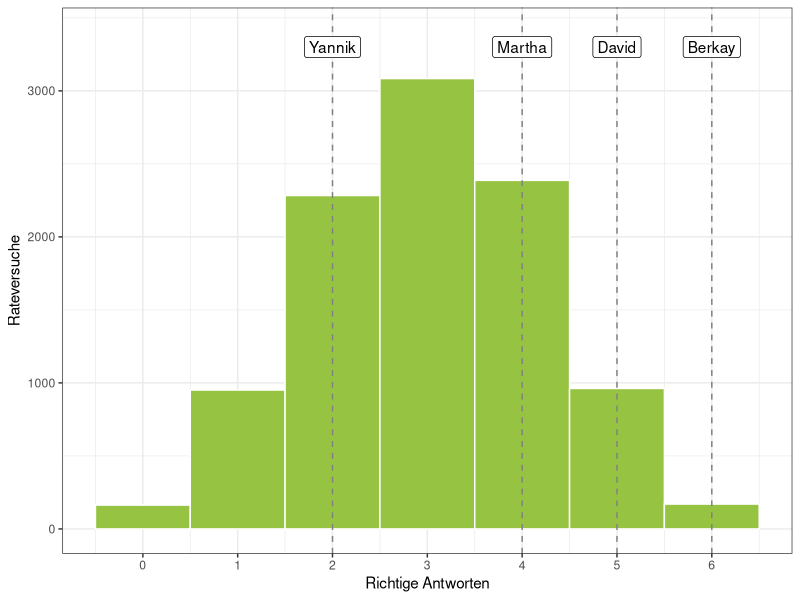
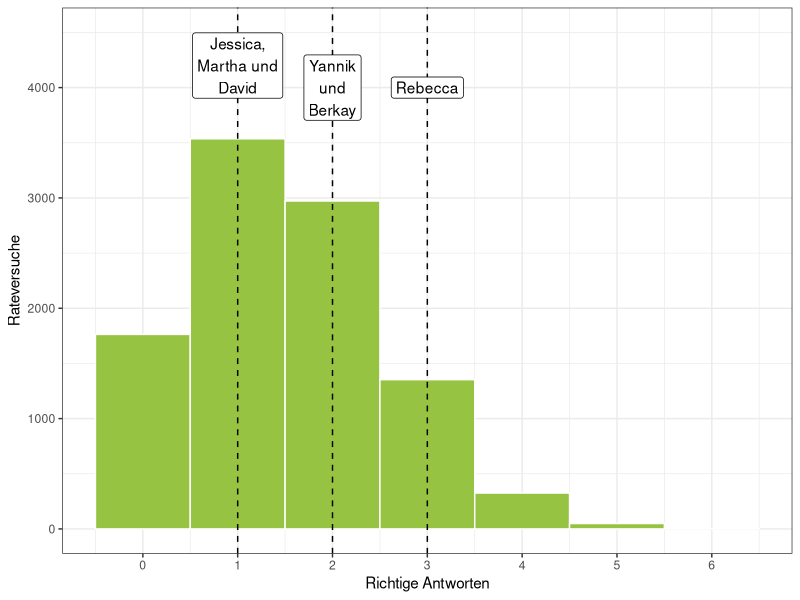

Generate these figures, in order, with R:
## ---- chunk 1
knitr::opts_chunk$set(echo = TRUE,
                      fig.path = "plots/pepsicola-")
## ---- chunk 2
library(knitr)
library(magrittr)
library(tidyverse);theme_set(theme_bw())
library(gganimate)

options(scipen = 999) 

set.seed(1453248)
## ---- chunk 3
# Challenge Nr. 1
# Die Getränke
challenge1 <- c("P", "C")

# In diesem for-loop ziehen wir drei Mal zufällige Reihenfolgen:
for (i in 1:3) {
  # mit der sample() Funktion ziehen wir aus dem Objekt "challenge1"
  # zufällig sechs Mal einen Buchstaben (und legen ihn nach jedem Ziehen
  # wieder zurück):
  reihen1 <- sample(challenge1, size = 6, replace = TRUE)
  
  # Anschließend geben wir die Reihenfolge aus:
  print(reihen1)
}

# Und das machen wir für alle Challenges:

# Challenge Nr.2
# Die Getränke:
challenge2 <- c("C", "Z")

# Die drei Reihen:
for (i in 1:3) {
  reihen2 <- sample(challenge2, size = 6, replace = TRUE)
  print(reihen2)
}


# Challenge Nr.3
# Die Getränke
challenge3 <- c("P", "C", "Z", "J")

# Die drei Reihen
for (i in 1:3) {
  reihen3 <- sample(challenge3, size = 6, replace = TRUE)
  print(reihen3)
}
## ---- chunk 4
# Die Reihen der ersten Challenge:
C1_Reihe1 <- c("C", "C", "P", "P", "C", "C")
C1_Reihe1
## ---- chunk 5
# Ein Objekt, das die Zahl aller gewünschten Simulationen angibt:
nsim <- 10000
## ---- chunk 6
# Ein leerer Datensatz, in dem die Ergebnisse eingetragen werden
simulation1 <- tibble(x = rep(NA, nsim),
                      Rateversuch = c(1:nsim))

# In diesem Loop passiert die Simulation:
# Wir führen den Loop 10.000 Mal durch (1 bis nsim)
for (i in c(1:nsim)) {
  # Hier erstellen wir die Zufallsreihenfolge:
  guess1 <- sample(c("C", "P"), 6, replace = T)
  
  # Dann gleichen wir die Reihenfolge mit der festgelegten
  # Reihenfolge ab und zählen die richtigen Treffer:
  richtig <- as.numeric(C1_Reihe1 == guess1) %>% sum()
  
  # Letztendlich tragen wir die Anzahl richtiger Treffer
  # in den Datensatz ein:
  simulation1[i, ] <- richtig
}
## ---- chunk 7
ggplot(simulation1, aes(x = x)) + 
  geom_histogram(binwidth = 1,
                 fill = "#96c342",
                 color = "white") +
  # geom_bar() +
  geom_vline(xintercept = c(2, 4, 5, 6), 
             linetype = "dashed",
             color = "#808080") +
  annotate(geom = "label",
           y = 3300, x = 2, label = "Yannik") +
  annotate(geom = "label",
           y = 3300, x = 4, label = "Martha") +
  annotate(geom = "label",
           y = 3300, x = 5, label = "David") +
  annotate(geom = "label",
           y = 3300, x = 6, label = "Berkay") +
  scale_y_continuous(limits = c(0, 3400)) +
  scale_x_continuous(breaks = c(0:6)) +
  labs(x = "Richtige Antworten",
       y = "Rateversuche")
## ---- chunk 8
tab1 <- table(simulation1$x)
proptab1 <- table(simulation1$x) %>% prop.table() %>% {.*100} %>% round(1) %>% paste0(., "%")
cproptab1 <- table(simulation1$x) %>% prop.table() %>% cumsum() %>% {.*100} %>% round(1) %>% paste0(., "%")

tabmatr1 <- rbind(tab1, proptab1, cproptab1)
dimnames(tabmatr1)[[1]] <- c("Verteilung", "Prozentuale Verteilung", "Aufsummierte Prozente")

kable(tabmatr1, align = "c")
## ---- chunk 9
C3_Reihe1 <- c("Z", "J", "P", "P", "Z", "C")
C3_Reihe1
## ---- chunk 10
simulation2 <- tibble(x = rep(NA, nsim))

for (i in c(1:nsim)) {
  guess2 <- sample(c("P", "C", "Z", "J"), 6, replace = T)
  richtig2 <- sum(as.numeric(C3_Reihe1 == guess2))
  simulation2[i, ] <- richtig2
}
## ---- chunk 11
ggplot(simulation2, aes(x = x)) + 
  geom_histogram(binwidth = 1,
                 fill = "#96c342",
                 color = "white") +
  scale_x_continuous(breaks = c(0:6),
                     labels = c(0:6)) +
  geom_vline(xintercept = c(1, 2, 3),
             linetype = "dashed") +
  annotate(geom = "label",
           x = 2, y = 4000,
           label = "Yannik\nund\nBerkay") +
  annotate(geom = "label",
           x = 1, y = 4200,
           label = "Jessica,\nMartha und\nDavid") +
  annotate(geom = "label",
           x = 3, y = 4000,
           label = "Rebecca") +
  scale_y_continuous(limits = c(0, 4500)) +
  labs(x = "Richtige Antworten",
       y = "Rateversuche")
## ---- chunk 12
tab3 <- table(simulation2$x)
proptab3 <- table(simulation2$x) %>% prop.table() %>% {.*100} %>% round(2) %>% paste0(., "%")
cproptab3 <- table(simulation2$x) %>% prop.table() %>% cumsum() %>% {.*100} %>% round(2) %>% paste0(., "%")

tabmatr3 <- rbind(tab3, proptab3, cproptab3)
dimnames(tabmatr3)[[1]] <- c("Verteilung", "Prozentuale Verteilung", "Aufsummierte Prozente")

kable(tabmatr3, align = "c")
